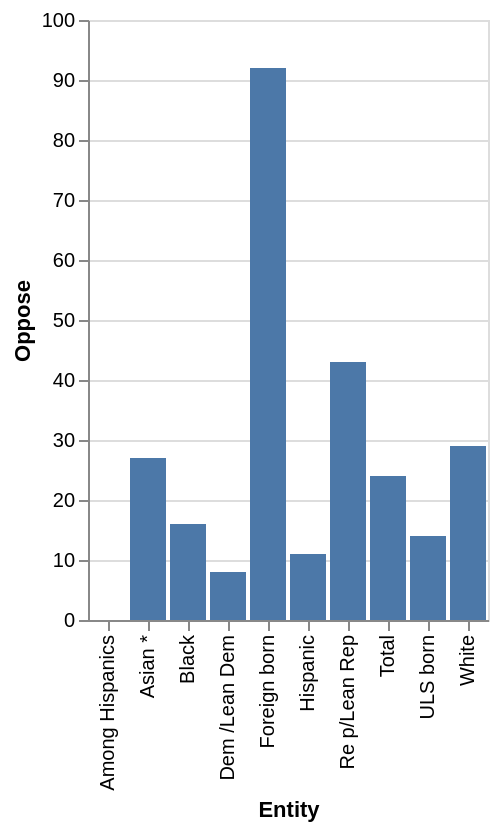

Specify this chart in Vega-Lite:
### Vega-Lite specification from a JSON file in a GitHub repository (floating-point values rounded to 4 significant figures)
{"$schema": "https://vega.github.io/schema/vega-lite/v5.json", "description": "Bar chart auto-generated from CSV", "data": {"values": [{"Entity": "Foreign born", "Oppose": "92", "Favor": "0"}, {"Entity": "ULS born", "Oppose": "14", "Favor": "86"}, {"Entity": "Among Hispanics", "Oppose": "0", "Favor": "0"}, {"Entity": "Hispanic", "Oppose": "11", "Favor": "88"}, {"Entity": "Asian *", "Oppose": "27", "Favor": "72"}, {"Entity": "Black", "Oppose": "16", "Favor": "82"}, {"Entity": "White", "Oppose": "29", "Favor": "69"}, {"Entity": "Re p/Lean Rep", "Oppose": "43", "Favor": "54"}, {"Entity": "Dem /Lean Dem", "Oppose": "8", "Favor": "91"}, {"Entity": "Total", "Oppose": "24", "Favor": "74"}]}, "mark": "bar", "encoding": {"x": {"field": "Entity", "type": "ordinal"}, "y": {"field": "Oppose", "type": "quantitative"}}}
